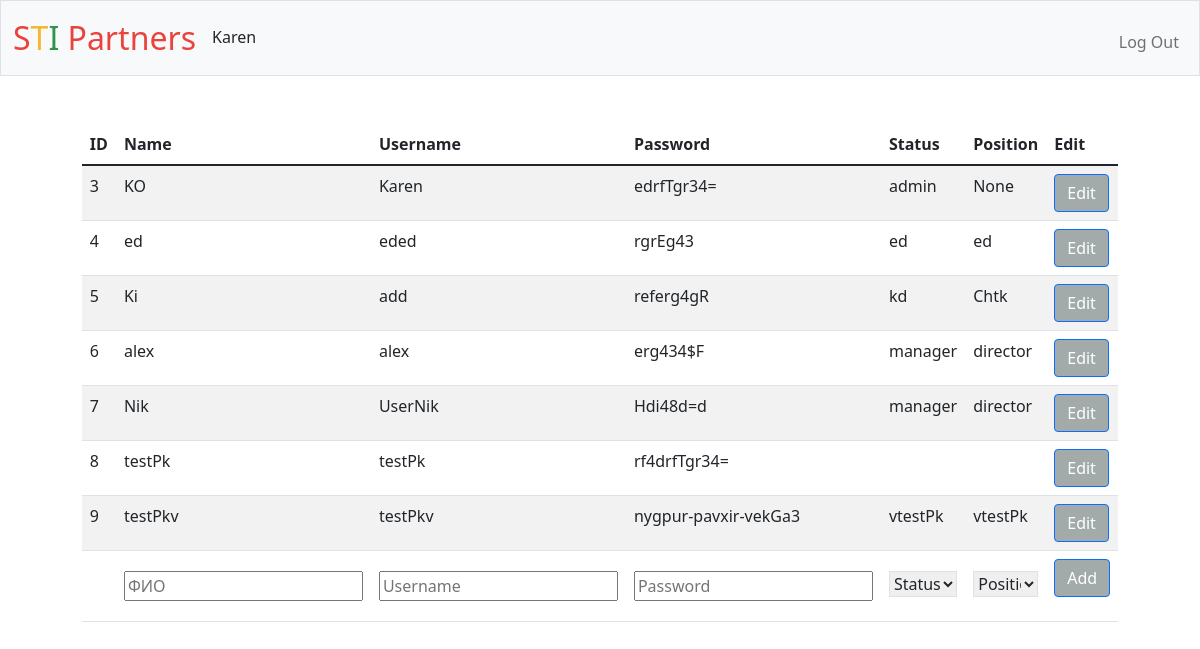
The page / (signed in) on the database as committed earlier.
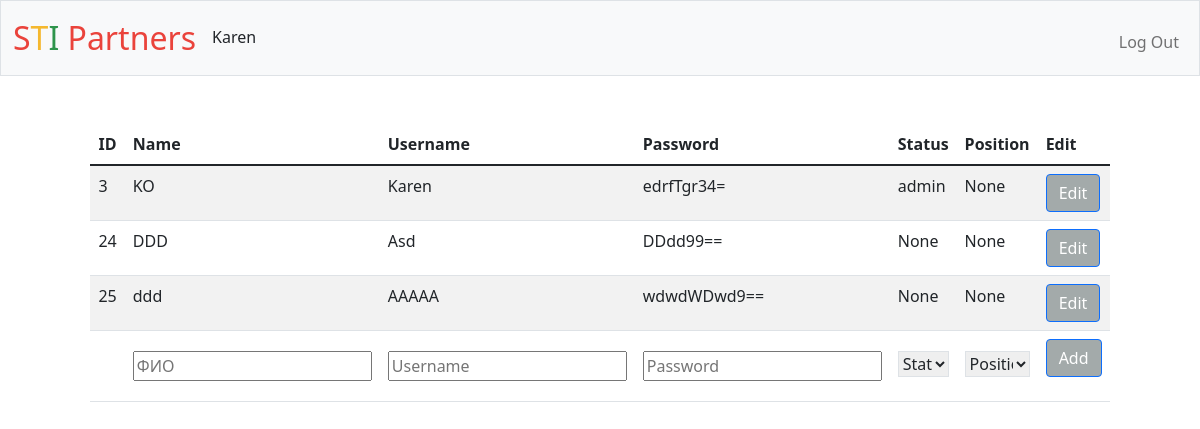
The same page on the database as committed later.
### tables this page shows
CREATE TABLE users (id INTEGER PRIMARY KEY AUTOINCREMENT NOT NULL, username TEXT NOT NULL, hash TEXT NOT NULL, status TEXT, name text, position text);

### app.py (the view)
@app.route("/")
@login_required
def index():
    if session["user_status"] == "admin":
        users = db.execute("SELECT * FROM users")
        return render_template("admin.html", users = users)
    elif session["user_status"] == "manager":
        return render_template("index.html")
    else:
        return render_template("index.html")

### app.py (called while the page is built)
@app.after_request
def after_request(response):
    response.headers["Cache-Control"] = "no-cache, no-store, must-revalidate"
    response.headers["Expires"] = 0
    response.headers["Pragma"] = "no-cache"
    return response

### helpers.py (called while the page is built)
def login_required(f):
    @wraps(f)
    def decorated_function(*args, **kwargs):
        if session.get("user_id") is None:
            return redirect("/login")
        return f(*args, **kwargs)
    return decorated_function

### templates/admin.html (shortened to what this page needs)
{% extends "layout.html" %}
{% block main %}
    <table class="table table-striped"  style="margin:auto; width: 82%; text-align:left; ">
        <thead>
            <tr>
                <th style="text-align:left">ID</th>
                <th style="text-align:left">Name</th>
                <th>Username</th>
                <th>Password</th>
                <th>Status</th>
                <th>Position</th>
                <th>Edit</th>
            </tr>
        </thead>
        <tbody>
            {% for user in users %}
            <tr>
                <td style="text-align:left">{{ user.id }} </td>
                <td style="text-align:left">{{ user.name }}</td>
                <td>{{ user.username }}</td>
                <td>{{ user.hash }}</td>
                <td>{{ user.status }}</td>
                <td>{{ user.position }}</td>
                <td style="width:13%;"> <div style="float: left; ">
                    <form action="/edit" method="post">
                        <button class="btn btn-primary" type="submit">Edit</button>
                    </form>
                </div>
                </td>
            </tr>
            {% endfor %}
            <tr>
                <form action="/register" method="post" name="register" onsubmit="return validateForm()">
                <td></td>
                <td style="padding-top: 20px"><input  autocomplete="off" id="name" name="name"  placeholder="ФИО" type="text"  minlength="" maxlength="30" ></td>
                <td style="padding-top: 20px"><input autocomplete="off" id="username" name="username"  placeholder="Username" type="text"  minlength="" maxlength="30"></td>
                <td style="padding-top: 20px"><input autocomplete="off" id="password" name="password" placeholder="Password" type="password"  minlength="" maxlength="30" ></td>
                <td style="padding-top: 20px">
                    <select name="status" class="table table-striped">
                        <option disabled selected>Status</option>
                    </select>
                </td>
                <td style="padding-top: 20px">
                    <select name="position" class="table table-striped">
                        <option disabled selected>Position</option>
                    </select>
                </td>
                <td>
                    <button class="btn btn-primary" type="submit" id="button">Add</button>
                </td>
            </tr>
        </tbody>
    </table>
{% endblock %}

### templates/layout.html (shortened to what this page needs)
<!DOCTYPE html>
<html lang="en">
    <head>
        <link href="https://cdn.jsdelivr.net/npm/bootstrap@5.1.3/dist/css/bootstrap.min.css" rel="stylesheet">
        <link href="https://cdn.jsdelivr.net/npm/bootstrap@5.1.3/dist/css/bootstrap.min.css" rel="stylesheet">
        <link href="/static/styles.css" rel="stylesheet">
    </head>
    <body>
        <nav class="bg-light border navbar navbar-expand-md navbar-light">
            <div class="container-fluid">
                <a class="navbar-brand" href="/"><span class="red">S</span><span class="yellow">T</span><span class="green">I</span> <span class="red">Partners</span></a>
                <div class="collapse navbar-collapse" id="navbar">
                    {% if session["user_id"] %}
                        <ul class="navbar-nav me-auto mt-2">
                            <li><h6>{{ session["user_name"] }}</h6></li>
                        </ul>
                        <ul class="navbar-nav ms-auto mt-2">
                            <li class="nav-item"><a class="nav-link" href="/logout">Log Out</a></li>
                        </ul>
                    {% else %}
                        <ul class="navbar-nav ms-auto mt-2">
                            <li class="nav-item"><a class="nav-link" href="/login">Log In</a></li>
                        </ul>
                    {% endif %}
                </div>
            </div>
        </nav>
        <main class="container-fluid py-5 text-center">
            {% block main %}{% endblock %}
        </main>
    </body>
</html>

### static/styles.css (style rules this page uses)
nav .navbar-brand { font-size: xx-large; }
nav .navbar-brand .red { color: #ea433b; }
nav .navbar-brand .yellow { color: #f5b82e; }
nav .navbar-brand .green { color: #2e944b; }
.btn-primary { background-color: rgb(163, 170, 170); }

Rows that differ between the two databases and show on the page:
removed users: id "4", name "ed", username "eded", hash "rgrEg43", status "ed", position "ed"
removed users: id "5", name "Ki", username "add", hash "referg4gR", status "kd", position "Chtk"
removed users: id "6", name "alex", username "alex", hash "erg434$F", status "manager", position "director"
removed users: id "7", name "Nik", username "UserNik", hash "Hdi48d=d", status "manager", position "director"
removed users: id "8", name "testPk", username "testPk", hash "rf4drfTgr34="
removed users: id "9", name "testPkv", username "testPkv", hash "nygpur-pavxir-vekGa3", status "vtestPk", position "vtestPk"
added users: id "24", name "DDD", username "Asd", hash "DDdd99==", status "None", position "None"
added users: id "25", name "ddd", username "AAAAA", hash "wdwdWDwd9==", status "None", position "None"
